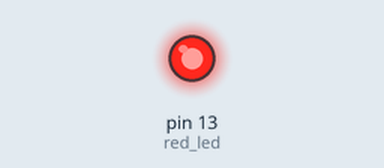
Recording of a sketch running on a simulated Arduino Uno, built with avr-gcc and run on an emulated ATmega328P. Parts: output pins drawn as LEDs (lit = HIGH).

Above: at 1.0 s.
At 5.5 s:
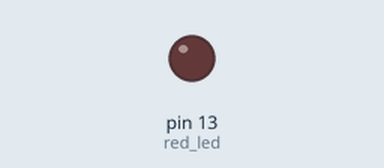
Timing chart, 0 to 6.9 s (numbered marks = the images above):
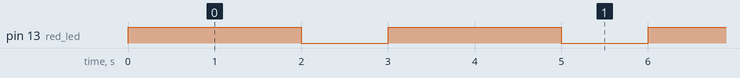

The sketch:

arduino_led_blink_code.ino
```cpp
// C++ code
//
int red_led=13;
void setup()
{
  pinMode(red_led, OUTPUT);
}

void loop()
{
  digitalWrite(red_led, HIGH);
  delay(2000); // Wait for 1000 millisecond(s)
  digitalWrite(red_led, LOW);
  delay(1000); // Wait for 1000 millisecond(s)
}
```

Measured:
- by itself, pin 13 (red_led): alternates HIGH for 2.0 s and LOW for 1.0 s
